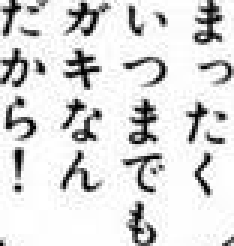
#> input picture input/bubble/test1.png, 78 x 82 px (shown 3 times larger)
$ python -i preprocess.py   (imports and definitions only)
#> lines starting #> are read from the running program, lines starting #| are printed output that depends on the picture; after the words box and inside, x2 and y2 are one past the last pixel; in counts of white or black regions, pixels touching at a corner belong together
#> further down, picture is the input picture: shape (82, 78, 3); min 0, max 255, mean 219.5
"""Bubble-to-line preprocessing used before CRNN recognition."""

from __future__ import annotations

from dataclasses import dataclass
from pathlib import Path
from typing import Dict, List, Optional, Tuple

import cv2
import numpy as np


@dataclass(frozen=True)
class BubbleLineConfig:
    target_h: int = 32
    spacer_px: int = 8
    min_component_area: int = 10
    gap_percentile: float = 18.0
    gap_scale: float = 1.0
    min_gap_width: int = 3
    min_col_width: int = 4
    sort_right_to_left: bool = True
    horizontal_ratio: float = 1.15
    furigana_ratio: float = 0.7
    min_row_height: int = 6


def preprocess_binarize(bgr: np.ndarray) -> np.ndarray:
    gray = cv2.cvtColor(bgr, cv2.COLOR_BGR2GRAY)
    gray = cv2.GaussianBlur(gray, (3, 3), 0)
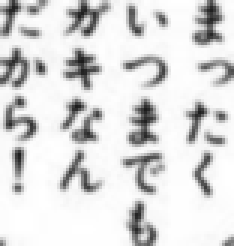
#> gray: shape (82, 78) (shown 3 times larger); min 28, max 255, mean 219.4
    return cv2.adaptiveThreshold(
        gray,
        255,
        cv2.ADAPTIVE_THRESH_GAUSSIAN_C,
        cv2.THRESH_BINARY_INV,
        25,
        15,
    )
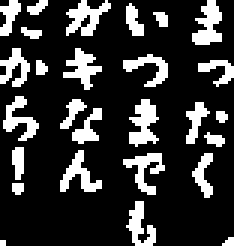
#> returned value: shape (82, 78) (shown 3 times larger); 20.7% white; 27 white regions (7 under 20 px), largest, box (x1, y1, x2, y2) and area: (43, 33, 53, 49) 95, (22, 0, 37, 12) 91, (64, 0, 74, 15) 91


# [49 lines left out: functions remove_small_components, find_gap_runs, _projection_intervals, not called in this run]


def vertical_projection_intervals(mask: np.ndarray, cfg: BubbleLineConfig) -> List[Tuple[int, int]]:
    profile = mask.sum(axis=0).astype(np.float32)
    return _projection_intervals(profile, mask.shape[1], cfg, cfg.min_col_width)


def horizontal_projection_rows(mask: np.ndarray, cfg: BubbleLineConfig) -> List[Tuple[int, int]]:
    profile = mask.sum(axis=1).astype(np.float32)
    return _projection_intervals(profile, mask.shape[0], cfg, cfg.min_row_height)


# [158 lines left out: functions filter_thin_intervals, crop_fg_y, crop_fg_x, rotate_and_resize_column, resize_row_to_target, _resize_whole_to_line and 4 more, not called in this run]

>>> import cv2
>>> picture = cv2.imread('../input/bubble/test1.png')
>>> result = preprocess_binarize(picture)

$ run again, on input/bubble/test2.png
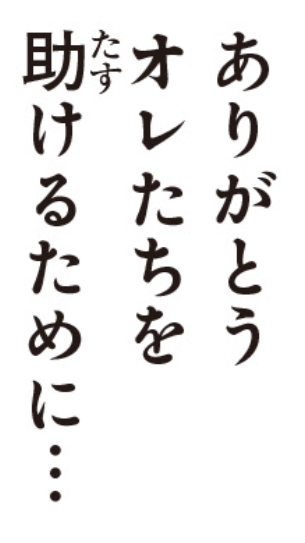
#> input picture input/bubble/test2.png, 305 x 543 px
#> picture is the input picture: shape (543, 305, 3); mean B, G, R 233.2, 233.5, 234.4
#> in preprocess_binarize, `return cv2.adaptiveThreshold( gray, 255, cv2.ADAPTIVE_THRESH_GAUSSIAN_..`:
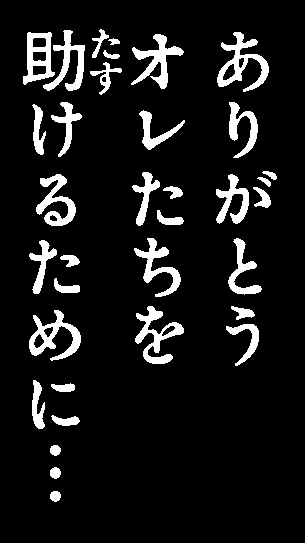
#> returned value: shape (543, 305); 9.3% white; 35 white regions, largest, box (x1, y1, x2, y2) and area: (217, 32, 269, 92) 1126, (29, 310, 81, 361) 1022, (135, 306, 184, 364) 1011

$ run again, on input/bubble/test3.png
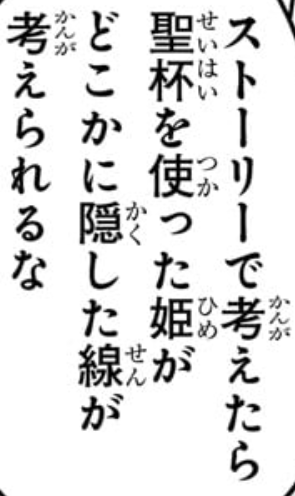
#> input picture input/bubble/test3.png, 295 x 496 px
#> picture is the input picture: shape (496, 295, 3); mean B, G, R 223.3, 223.3, 223.3
#> in preprocess_binarize, `return cv2.adaptiveThreshold( gray, 255, cv2.ADAPTIVE_THRESH_GAUSSIAN_..`:
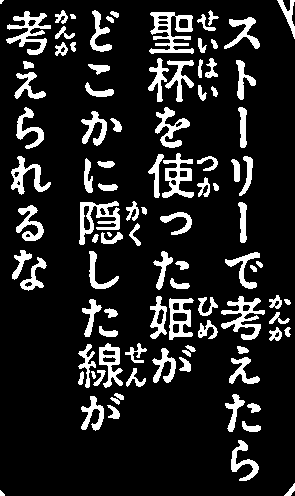
#> returned value: shape (496, 295); 14% white; 99 white regions (2 under 20 px), largest, box (x1, y1, x2, y2) and area: (149, 12, 194, 54) 943, (221, 296, 265, 340) 761, (79, 201, 120, 245) 759

$ run again, on input/bubble/test4.png
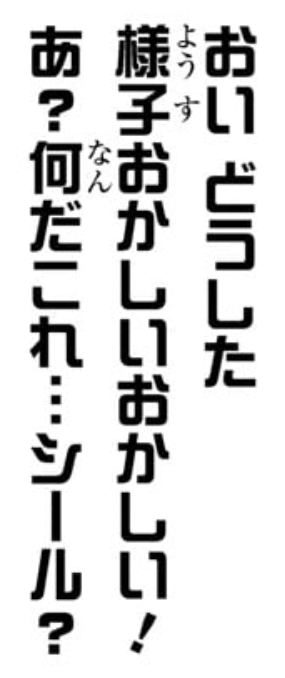
#> input picture input/bubble/test4.png, 285 x 678 px
#> picture is the input picture: shape (678, 285, 3); mean B, G, R 213.5, 213.5, 213.5
#> in preprocess_binarize, `return cv2.adaptiveThreshold( gray, 255, cv2.ADAPTIVE_THRESH_GAUSSIAN_..`:
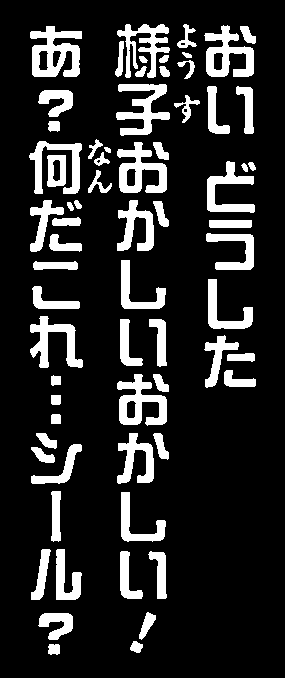
#> returned value: shape (678, 285); 15.7% white; 68 white regions, largest, box (x1, y1, x2, y2) and area: (30, 26, 82, 77) 1576, (117, 374, 167, 426) 1328, (117, 142, 167, 193) 1323
